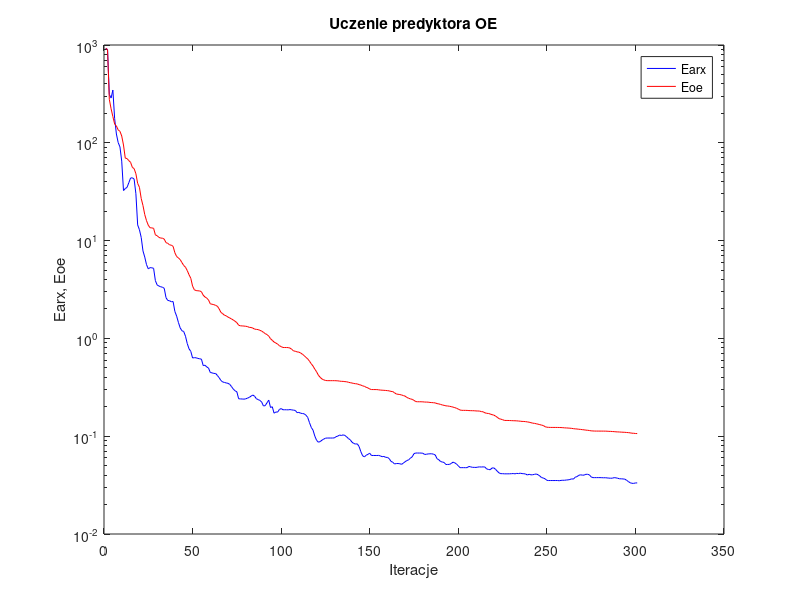
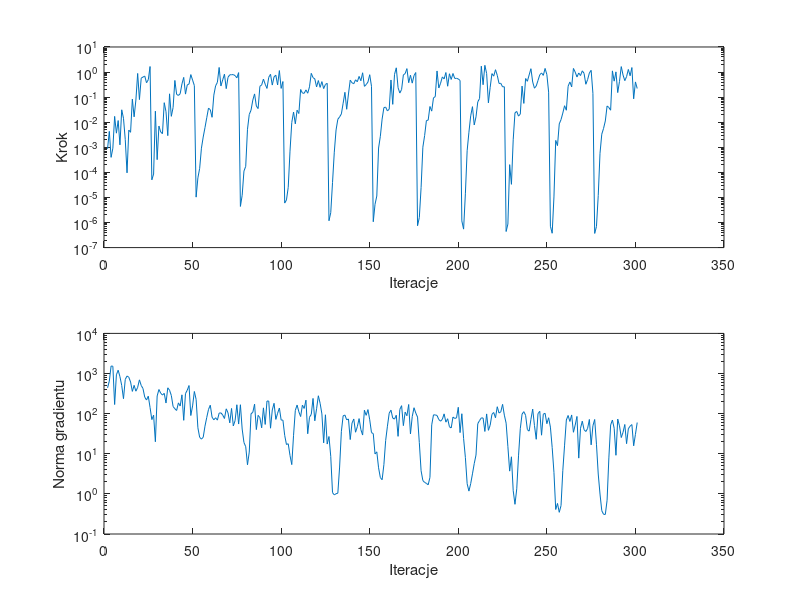

Recreate these plots in MATLAB, in order.
%uczenie predyktora oe
clear all;
n=0; farx(n+1)=9.261329e+002; foe(n+1)=9.289019e+002; wspucz(n+1)=0.000000e+000; ng(n+1)=0.000000e+000;
%odnowa zmiennej metryki
n=1; farx(n+1)=8.977272e+002; foe(n+1)=8.913893e+002; krok(n+1)=8.684522e-004; ng(n+1)=4.402454e+002;
n=2; farx(n+1)=3.122475e+002; foe(n+1)=2.777514e+002; krok(n+1)=4.312903e-003; ng(n+1)=6.464835e+002;
n=3; farx(n+1)=2.869848e+002; foe(n+1)=2.229021e+002; krok(n+1)=3.968650e-004; ng(n+1)=1.539083e+003;
n=4; farx(n+1)=3.462718e+002; foe(n+1)=1.855986e+002; krok(n+1)=9.208067e-004; ng(n+1)=1.515927e+003;
n=5; farx(n+1)=1.772577e+002; foe(n+1)=1.557564e+002; krok(n+1)=1.706649e-002; ng(n+1)=1.687580e+002;
n=6; farx(n+1)=1.229387e+002; foe(n+1)=1.484899e+002; krok(n+1)=3.657312e-003; ng(n+1)=9.317400e+002;
n=7; farx(n+1)=1.005580e+002; foe(n+1)=1.354906e+002; krok(n+1)=1.165868e-002; ng(n+1)=1.208744e+003;
n=8; farx(n+1)=9.085201e+001; foe(n+1)=1.311112e+002; krok(n+1)=1.250908e-003; ng(n+1)=8.340362e+002;
n=9; farx(n+1)=6.498323e+001; foe(n+1)=1.173709e+002; krok(n+1)=3.128605e-002; ng(n+1)=5.028879e+002;
n=10; farx(n+1)=3.249120e+001; foe(n+1)=9.496909e+001; krok(n+1)=1.432529e-002; ng(n+1)=2.358405e+002;
n=11; farx(n+1)=3.405004e+001; foe(n+1)=6.974407e+001; krok(n+1)=2.019074e-003; ng(n+1)=7.143703e+002;
n=12; farx(n+1)=3.499583e+001; foe(n+1)=6.898312e+001; krok(n+1)=9.579321e-005; ng(n+1)=8.668267e+002;
n=13; farx(n+1)=3.907289e+001; foe(n+1)=6.574701e+001; krok(n+1)=4.845858e-003; ng(n+1)=8.070005e+002;
n=14; farx(n+1)=4.362381e+001; foe(n+1)=6.315525e+001; krok(n+1)=3.965892e-003; ng(n+1)=6.140579e+002;
n=15; farx(n+1)=4.390117e+001; foe(n+1)=5.611849e+001; krok(n+1)=8.321100e-002; ng(n+1)=3.583020e+002;
n=16; farx(n+1)=4.254314e+001; foe(n+1)=5.444204e+001; krok(n+1)=1.638912e-002; ng(n+1)=5.074989e+002;
n=17; farx(n+1)=3.015503e+001; foe(n+1)=4.828489e+001; krok(n+1)=7.700420e-002; ng(n+1)=3.626619e+002;
n=18; farx(n+1)=1.446438e+001; foe(n+1)=3.839427e+001; krok(n+1)=8.800280e-001; ng(n+1)=4.526430e+002;
n=19; farx(n+1)=1.291496e+001; foe(n+1)=3.509579e+001; krok(n+1)=8.000730e-002; ng(n+1)=6.951466e+002;
n=20; farx(n+1)=1.078145e+001; foe(n+1)=2.697948e+001; krok(n+1)=5.714050e-001; ng(n+1)=5.041232e+002;
n=21; farx(n+1)=7.845690e+000; foe(n+1)=2.284564e+001; krok(n+1)=6.317991e-001; ng(n+1)=4.232841e+002;
n=22; farx(n+1)=6.786365e+000; foe(n+1)=1.845752e+001; krok(n+1)=6.914797e-001; ng(n+1)=2.577184e+002;
n=23; farx(n+1)=5.678063e+000; foe(n+1)=1.598703e+001; krok(n+1)=3.745525e-001; ng(n+1)=2.184907e+002;
n=24; farx(n+1)=5.144019e+000; foe(n+1)=1.435587e+001; krok(n+1)=4.954511e-001; ng(n+1)=2.723834e+002;
n=25; farx(n+1)=5.292690e+000; foe(n+1)=1.354604e+001; krok(n+1)=1.663205e+000; ng(n+1)=1.421526e+002;
%odnowa zmiennej metryki
n=26; farx(n+1)=5.269780e+000; foe(n+1)=1.348122e+001; krok(n+1)=5.039187e-005; ng(n+1)=7.102621e+001;
n=27; farx(n+1)=5.206377e+000; foe(n+1)=1.335501e+001; krok(n+1)=8.528034e-005; ng(n+1)=9.149605e+001;
n=28; farx(n+1)=3.894788e+000; foe(n+1)=1.144739e+001; krok(n+1)=2.753789e-002; ng(n+1)=1.993511e+001;
n=29; farx(n+1)=3.520576e+000; foe(n+1)=1.121620e+001; krok(n+1)=3.211908e-004; ng(n+1)=2.750979e+002;
n=30; farx(n+1)=3.431381e+000; foe(n+1)=1.078892e+001; krok(n+1)=7.029269e-003; ng(n+1)=3.994296e+002;
n=31; farx(n+1)=3.374246e+000; foe(n+1)=1.061052e+001; krok(n+1)=4.096666e-003; ng(n+1)=3.248824e+002;
n=32; farx(n+1)=3.335169e+000; foe(n+1)=1.059290e+001; krok(n+1)=3.485331e-003; ng(n+1)=2.900775e+002;
n=33; farx(n+1)=3.254469e+000; foe(n+1)=1.035477e+001; krok(n+1)=6.004768e-002; ng(n+1)=3.207756e+002;
n=34; farx(n+1)=2.611095e+000; foe(n+1)=9.533049e+000; krok(n+1)=2.630605e-002; ng(n+1)=1.840371e+002;
n=35; farx(n+1)=2.443235e+000; foe(n+1)=9.372983e+000; krok(n+1)=2.914669e-003; ng(n+1)=4.401744e+002;
n=36; farx(n+1)=2.428204e+000; foe(n+1)=9.058138e+000; krok(n+1)=1.355729e-001; ng(n+1)=3.834896e+002;
n=37; farx(n+1)=2.367132e+000; foe(n+1)=8.972451e+000; krok(n+1)=1.716139e-002; ng(n+1)=2.840339e+002;
n=38; farx(n+1)=2.382738e+000; foe(n+1)=8.741325e+000; krok(n+1)=3.852379e-002; ng(n+1)=1.505228e+002;
n=39; farx(n+1)=1.886281e+000; foe(n+1)=7.515892e+000; krok(n+1)=4.635137e-001; ng(n+1)=1.325272e+002;
n=40; farx(n+1)=1.690471e+000; foe(n+1)=6.873228e+000; krok(n+1)=1.281531e-001; ng(n+1)=1.198594e+002;
n=41; farx(n+1)=1.457916e+000; foe(n+1)=6.658863e+000; krok(n+1)=1.170340e-001; ng(n+1)=1.854712e+002;
n=42; farx(n+1)=1.282352e+000; foe(n+1)=6.389472e+000; krok(n+1)=1.365319e-001; ng(n+1)=1.545592e+002;
n=43; farx(n+1)=1.197090e+000; foe(n+1)=5.959705e+000; krok(n+1)=3.372291e-001; ng(n+1)=2.943674e+002;
n=44; farx(n+1)=1.176243e+000; foe(n+1)=5.568083e+000; krok(n+1)=6.128735e-001; ng(n+1)=6.815025e+001;
n=45; farx(n+1)=1.052532e+000; foe(n+1)=5.341960e+000; krok(n+1)=1.320406e-001; ng(n+1)=3.162655e+002;
n=46; farx(n+1)=8.850788e-001; foe(n+1)=4.938210e+000; krok(n+1)=3.081903e-001; ng(n+1)=3.843756e+002;
n=47; farx(n+1)=7.826822e-001; foe(n+1)=4.475450e+000; krok(n+1)=3.337224e-001; ng(n+1)=5.017460e+002;
n=48; farx(n+1)=7.370318e-001; foe(n+1)=4.117463e+000; krok(n+1)=7.926233e-001; ng(n+1)=8.975500e+001;
n=49; farx(n+1)=6.303786e-001; foe(n+1)=3.423564e+000; krok(n+1)=4.788369e-001; ng(n+1)=1.555380e+002;
n=50; farx(n+1)=6.355740e-001; foe(n+1)=3.142884e+000; krok(n+1)=2.896177e-001; ng(n+1)=3.566724e+002;
%odnowa zmiennej metryki
n=51; farx(n+1)=6.337359e-001; foe(n+1)=3.084005e+000; krok(n+1)=1.029142e-005; ng(n+1)=2.263403e+002;
n=52; farx(n+1)=6.240786e-001; foe(n+1)=3.067879e+000; krok(n+1)=6.047987e-005; ng(n+1)=4.441847e+001;
n=53; farx(n+1)=6.191142e-001; foe(n+1)=3.057481e+000; krok(n+1)=1.446622e-004; ng(n+1)=2.569573e+001;
n=54; farx(n+1)=6.132314e-001; foe(n+1)=3.001522e+000; krok(n+1)=9.232346e-004; ng(n+1)=2.315692e+001;
n=55; farx(n+1)=5.274868e-001; foe(n+1)=2.764935e+000; krok(n+1)=2.569527e-003; ng(n+1)=2.575936e+001;
n=56; farx(n+1)=5.317216e-001; foe(n+1)=2.652794e+000; krok(n+1)=6.071802e-003; ng(n+1)=4.874009e+001;
n=57; farx(n+1)=5.107153e-001; foe(n+1)=2.581785e+000; krok(n+1)=1.506159e-002; ng(n+1)=8.036978e+001;
n=58; farx(n+1)=4.979142e-001; foe(n+1)=2.471472e+000; krok(n+1)=3.650930e-002; ng(n+1)=1.274765e+002;
n=59; farx(n+1)=4.480454e-001; foe(n+1)=2.257985e+000; krok(n+1)=3.153338e-002; ng(n+1)=1.622011e+002;
n=60; farx(n+1)=4.444316e-001; foe(n+1)=2.235376e+000; krok(n+1)=1.572069e-002; ng(n+1)=8.163807e+001;
n=61; farx(n+1)=4.382208e-001; foe(n+1)=2.214407e+000; krok(n+1)=1.204104e-001; ng(n+1)=7.014617e+001;
n=62; farx(n+1)=4.381830e-001; foe(n+1)=2.176708e+000; krok(n+1)=2.828655e-001; ng(n+1)=7.900767e+001;
n=63; farx(n+1)=4.178595e-001; foe(n+1)=2.134224e+000; krok(n+1)=3.867248e-001; ng(n+1)=6.886698e+001;
n=64; farx(n+1)=3.966209e-001; foe(n+1)=2.004903e+000; krok(n+1)=1.527605e+000; ng(n+1)=1.027798e+002;
n=65; farx(n+1)=3.711734e-001; foe(n+1)=1.844474e+000; krok(n+1)=2.778419e-001; ng(n+1)=1.047904e+002;
n=66; farx(n+1)=3.587078e-001; foe(n+1)=1.790317e+000; krok(n+1)=4.863560e-001; ng(n+1)=9.245309e+001;
n=67; farx(n+1)=3.544460e-001; foe(n+1)=1.724953e+000; krok(n+1)=8.224396e-001; ng(n+1)=7.568472e+001;
n=68; farx(n+1)=3.504645e-001; foe(n+1)=1.701889e+000; krok(n+1)=2.182112e-001; ng(n+1)=1.317680e+002;
n=69; farx(n+1)=3.472509e-001; foe(n+1)=1.651199e+000; krok(n+1)=6.163806e-001; ng(n+1)=1.048914e+002;
n=70; farx(n+1)=3.387273e-001; foe(n+1)=1.617192e+000; krok(n+1)=7.763546e-001; ng(n+1)=5.887570e+001;
n=71; farx(n+1)=3.213023e-001; foe(n+1)=1.579496e+000; krok(n+1)=7.832156e-001; ng(n+1)=1.347435e+002;
n=72; farx(n+1)=3.030041e-001; foe(n+1)=1.541784e+000; krok(n+1)=7.926233e-001; ng(n+1)=4.942265e+001;
n=73; farx(n+1)=2.913880e-001; foe(n+1)=1.496271e+000; krok(n+1)=7.203499e-001; ng(n+1)=6.718910e+001;
n=74; farx(n+1)=2.843265e-001; foe(n+1)=1.449223e+000; krok(n+1)=5.900599e-001; ng(n+1)=1.664816e+002;
n=75; farx(n+1)=2.414961e-001; foe(n+1)=1.364613e+000; krok(n+1)=9.512526e-001; ng(n+1)=5.505808e+001;
%odnowa zmiennej metryki
n=76; farx(n+1)=2.405095e-001; foe(n+1)=1.344793e+000; krok(n+1)=4.378346e-006; ng(n+1)=1.666591e+002;
n=77; farx(n+1)=2.402079e-001; foe(n+1)=1.342012e+000; krok(n+1)=1.224850e-005; ng(n+1)=4.124590e+001;
n=78; farx(n+1)=2.391269e-001; foe(n+1)=1.337367e+000; krok(n+1)=1.123699e-004; ng(n+1)=1.911136e+001;
n=79; farx(n+1)=2.411332e-001; foe(n+1)=1.330560e+000; krok(n+1)=1.736749e-004; ng(n+1)=1.497912e+001;
n=80; farx(n+1)=2.449994e-001; foe(n+1)=1.321719e+000; krok(n+1)=5.242823e-003; ng(n+1)=5.307613e+000;
n=81; farx(n+1)=2.494594e-001; foe(n+1)=1.296567e+000; krok(n+1)=2.043074e-002; ng(n+1)=1.103959e+001;
n=82; farx(n+1)=2.567123e-001; foe(n+1)=1.293443e+000; krok(n+1)=3.012649e-002; ng(n+1)=9.959627e+001;
n=83; farx(n+1)=2.637842e-001; foe(n+1)=1.274893e+000; krok(n+1)=7.619641e-002; ng(n+1)=1.076223e+002;
n=84; farx(n+1)=2.563712e-001; foe(n+1)=1.245334e+000; krok(n+1)=1.344350e-001; ng(n+1)=1.723901e+002;
n=85; farx(n+1)=2.418737e-001; foe(n+1)=1.236523e+000; krok(n+1)=4.438543e-002; ng(n+1)=4.004191e+001;
n=86; farx(n+1)=2.369106e-001; foe(n+1)=1.230360e+000; krok(n+1)=3.497807e-002; ng(n+1)=9.067479e+001;
n=87; farx(n+1)=2.320919e-001; foe(n+1)=1.209784e+000; krok(n+1)=2.715719e-001; ng(n+1)=7.939033e+001;
n=88; farx(n+1)=2.236761e-001; foe(n+1)=1.188286e+000; krok(n+1)=3.061194e-001; ng(n+1)=4.426047e+001;
n=89; farx(n+1)=2.039131e-001; foe(n+1)=1.154287e+000; krok(n+1)=5.235795e-001; ng(n+1)=1.393384e+002;
n=90; farx(n+1)=2.052483e-001; foe(n+1)=1.120082e+000; krok(n+1)=3.268918e-001; ng(n+1)=5.379022e+001;
n=91; farx(n+1)=2.195690e-001; foe(n+1)=1.094079e+000; krok(n+1)=2.226006e-001; ng(n+1)=2.061617e+002;
n=92; farx(n+1)=2.337717e-001; foe(n+1)=1.055261e+000; krok(n+1)=6.183220e-001; ng(n+1)=2.055180e+002;
n=93; farx(n+1)=1.965407e-001; foe(n+1)=9.924467e-001; krok(n+1)=8.159604e-001; ng(n+1)=4.335082e+001;
n=94; farx(n+1)=2.000771e-001; foe(n+1)=9.552995e-001; krok(n+1)=3.029139e-001; ng(n+1)=1.236336e+002;
n=95; farx(n+1)=1.719546e-001; foe(n+1)=9.181658e-001; krok(n+1)=6.480438e-001; ng(n+1)=1.809951e+002;
n=96; farx(n+1)=1.768567e-001; foe(n+1)=8.966188e-001; krok(n+1)=7.487569e-001; ng(n+1)=7.182806e+001;
n=97; farx(n+1)=1.762134e-001; foe(n+1)=8.751210e-001; krok(n+1)=3.054682e-001; ng(n+1)=1.021801e+002;
n=98; farx(n+1)=1.875329e-001; foe(n+1)=8.424952e-001; krok(n+1)=1.146483e+000; ng(n+1)=1.382020e+002;
n=99; farx(n+1)=1.917353e-001; foe(n+1)=8.243296e-001; krok(n+1)=2.230542e-001; ng(n+1)=6.922854e+001;
n=100; farx(n+1)=1.864341e-001; foe(n+1)=8.076607e-001; krok(n+1)=4.188878e-001; ng(n+1)=6.881850e+001;
%odnowa zmiennej metryki
n=101; farx(n+1)=1.863630e-001; foe(n+1)=8.069762e-001; krok(n+1)=5.952427e-006; ng(n+1)=2.877204e+001;
n=102; farx(n+1)=1.863551e-001; foe(n+1)=8.066075e-001; krok(n+1)=7.964158e-006; ng(n+1)=1.700094e+001;
n=103; farx(n+1)=1.859530e-001; foe(n+1)=8.053823e-001; krok(n+1)=2.531441e-005; ng(n+1)=1.776913e+001;
n=104; farx(n+1)=1.872156e-001; foe(n+1)=7.964815e-001; krok(n+1)=7.010405e-004; ng(n+1)=9.056221e+000;
n=105; farx(n+1)=1.857677e-001; foe(n+1)=7.731908e-001; krok(n+1)=9.769926e-003; ng(n+1)=5.366635e+000;
n=106; farx(n+1)=1.847077e-001; foe(n+1)=7.454934e-001; krok(n+1)=2.549876e-002; ng(n+1)=2.888400e+001;
n=107; farx(n+1)=1.834048e-001; foe(n+1)=7.386061e-001; krok(n+1)=8.625805e-003; ng(n+1)=1.208536e+002;
n=108; farx(n+1)=1.742256e-001; foe(n+1)=7.280766e-001; krok(n+1)=3.012318e-002; ng(n+1)=1.636186e+002;
n=109; farx(n+1)=1.752879e-001; foe(n+1)=7.237152e-001; krok(n+1)=2.219272e-002; ng(n+1)=1.109986e+002;
n=110; farx(n+1)=1.717367e-001; foe(n+1)=7.093452e-001; krok(n+1)=2.022243e-001; ng(n+1)=8.458770e+001;
n=111; farx(n+1)=1.706014e-001; foe(n+1)=6.886949e-001; krok(n+1)=1.455442e-001; ng(n+1)=1.627154e+002;
n=112; farx(n+1)=1.693995e-001; foe(n+1)=6.671620e-001; krok(n+1)=1.418482e-001; ng(n+1)=1.348824e+002;
n=113; farx(n+1)=1.639582e-001; foe(n+1)=6.391942e-001; krok(n+1)=1.943277e-001; ng(n+1)=2.165217e+002;
n=114; farx(n+1)=1.556362e-001; foe(n+1)=6.175047e-001; krok(n+1)=1.434696e-001; ng(n+1)=3.153667e+001;
n=115; farx(n+1)=1.375922e-001; foe(n+1)=5.844637e-001; krok(n+1)=2.577747e-001; ng(n+1)=8.126134e+001;
n=116; farx(n+1)=1.230522e-001; foe(n+1)=5.503572e-001; krok(n+1)=8.896431e-001; ng(n+1)=9.568470e+001;
n=117; farx(n+1)=1.152825e-001; foe(n+1)=5.213925e-001; krok(n+1)=5.995370e-001; ng(n+1)=2.394481e+002;
n=118; farx(n+1)=1.003019e-001; foe(n+1)=4.846492e-001; krok(n+1)=5.343541e-001; ng(n+1)=6.628528e+001;
n=119; farx(n+1)=9.084312e-002; foe(n+1)=4.560272e-001; krok(n+1)=2.554195e-001; ng(n+1)=1.320883e+002;
n=120; farx(n+1)=8.685717e-002; foe(n+1)=4.208412e-001; krok(n+1)=4.590250e-001; ng(n+1)=2.789116e+002;
n=121; farx(n+1)=8.802099e-002; foe(n+1)=4.003885e-001; krok(n+1)=2.451503e-001; ng(n+1)=1.809201e+002;
n=122; farx(n+1)=9.097928e-002; foe(n+1)=3.851344e-001; krok(n+1)=4.158012e-001; ng(n+1)=9.856273e+001;
n=123; farx(n+1)=9.329528e-002; foe(n+1)=3.772592e-001; krok(n+1)=2.192961e-001; ng(n+1)=1.870235e+001;
n=124; farx(n+1)=9.544448e-002; foe(n+1)=3.715432e-001; krok(n+1)=3.200292e-001; ng(n+1)=9.370176e+001;
n=125; farx(n+1)=9.580396e-002; foe(n+1)=3.698528e-001; krok(n+1)=3.556863e-001; ng(n+1)=1.746053e+001;
%odnowa zmiennej metryki
n=126; farx(n+1)=9.580775e-002; foe(n+1)=3.697406e-001; krok(n+1)=1.175653e-006; ng(n+1)=2.692429e+001;
n=127; farx(n+1)=9.581622e-002; foe(n+1)=3.697102e-001; krok(n+1)=2.471149e-006; ng(n+1)=8.606567e+000;
n=128; farx(n+1)=9.580588e-002; foe(n+1)=3.697048e-001; krok(n+1)=3.906606e-005; ng(n+1)=1.074173e+000;
n=129; farx(n+1)=9.607955e-002; foe(n+1)=3.696565e-001; krok(n+1)=6.384605e-004; ng(n+1)=9.454112e-001;
n=130; farx(n+1)=9.887743e-002; foe(n+1)=3.691815e-001; krok(n+1)=4.914651e-003; ng(n+1)=1.009133e+000;
n=131; farx(n+1)=1.003009e-001; foe(n+1)=3.682037e-001; krok(n+1)=1.311143e-002; ng(n+1)=1.041155e+000;
n=132; farx(n+1)=1.027959e-001; foe(n+1)=3.657804e-001; krok(n+1)=1.626130e-002; ng(n+1)=4.667417e+000;
n=133; farx(n+1)=1.016710e-001; foe(n+1)=3.639491e-001; krok(n+1)=2.142359e-002; ng(n+1)=3.618763e+001;
n=134; farx(n+1)=1.032155e-001; foe(n+1)=3.635845e-001; krok(n+1)=5.722022e-002; ng(n+1)=8.831966e+001;
n=135; farx(n+1)=1.018063e-001; foe(n+1)=3.614038e-001; krok(n+1)=1.559016e-001; ng(n+1)=9.218056e+001;
n=136; farx(n+1)=9.836613e-002; foe(n+1)=3.601419e-001; krok(n+1)=3.281725e-002; ng(n+1)=7.003299e+001;
n=137; farx(n+1)=9.457468e-002; foe(n+1)=3.559348e-001; krok(n+1)=1.338049e-001; ng(n+1)=7.356994e+001;
n=138; farx(n+1)=9.186622e-002; foe(n+1)=3.525301e-001; krok(n+1)=4.741921e-001; ng(n+1)=2.259876e+001;
n=139; farx(n+1)=8.687129e-002; foe(n+1)=3.498119e-001; krok(n+1)=3.743784e-001; ng(n+1)=5.818076e+001;
n=140; farx(n+1)=8.426530e-002; foe(n+1)=3.461166e-001; krok(n+1)=3.427774e-001; ng(n+1)=7.353458e+001;
n=141; farx(n+1)=8.313656e-002; foe(n+1)=3.440736e-001; krok(n+1)=4.913015e-001; ng(n+1)=3.440461e+001;
n=142; farx(n+1)=8.348820e-002; foe(n+1)=3.423467e-001; krok(n+1)=4.102061e-001; ng(n+1)=4.723119e+001;
n=143; farx(n+1)=7.838349e-002; foe(n+1)=3.369611e-001; krok(n+1)=6.710813e-001; ng(n+1)=7.519090e+001;
n=144; farx(n+1)=6.941959e-002; foe(n+1)=3.332484e-001; krok(n+1)=4.498732e-001; ng(n+1)=4.003442e+001;
n=145; farx(n+1)=6.307143e-002; foe(n+1)=3.272368e-001; krok(n+1)=9.372047e-001; ng(n+1)=2.926782e+001;
n=146; farx(n+1)=6.146781e-002; foe(n+1)=3.235292e-001; krok(n+1)=2.693452e-001; ng(n+1)=1.215668e+002;
n=147; farx(n+1)=6.386955e-002; foe(n+1)=3.162224e-001; krok(n+1)=3.160606e-001; ng(n+1)=9.079213e+001;
n=148; farx(n+1)=6.522989e-002; foe(n+1)=3.116016e-001; krok(n+1)=4.004429e-001; ng(n+1)=1.261755e+002;
n=149; farx(n+1)=6.696956e-002; foe(n+1)=3.037029e-001; krok(n+1)=7.847380e-001; ng(n+1)=7.026383e+001;
n=150; farx(n+1)=6.351577e-002; foe(n+1)=3.000463e-001; krok(n+1)=2.709781e-001; ng(n+1)=3.368758e+001;
%odnowa zmiennej metryki
n=151; farx(n+1)=6.352191e-002; foe(n+1)=2.998882e-001; krok(n+1)=1.075011e-006; ng(n+1)=3.180220e+001;
n=152; farx(n+1)=6.351985e-002; foe(n+1)=2.998229e-001; krok(n+1)=5.338808e-006; ng(n+1)=9.894659e+000;
n=153; farx(n+1)=6.348603e-002; foe(n+1)=2.996389e-001; krok(n+1)=1.143043e-005; ng(n+1)=1.115764e+001;
n=154; farx(n+1)=6.363871e-002; foe(n+1)=2.981742e-001; krok(n+1)=9.349870e-004; ng(n+1)=4.466529e+000;
n=155; farx(n+1)=6.290796e-002; foe(n+1)=2.963607e-001; krok(n+1)=2.742688e-003; ng(n+1)=2.546709e+000;
n=156; farx(n+1)=6.172622e-002; foe(n+1)=2.954221e-001; krok(n+1)=1.333847e-002; ng(n+1)=2.254652e+000;
n=157; farx(n+1)=6.209406e-002; foe(n+1)=2.945617e-001; krok(n+1)=3.818352e-002; ng(n+1)=5.356752e+000;
n=158; farx(n+1)=6.077342e-002; foe(n+1)=2.936271e-001; krok(n+1)=4.000365e-002; ng(n+1)=2.142408e+001;
n=159; farx(n+1)=6.073758e-002; foe(n+1)=2.923613e-001; krok(n+1)=2.812841e-002; ng(n+1)=4.866408e+001;
n=160; farx(n+1)=5.898809e-002; foe(n+1)=2.907375e-001; krok(n+1)=3.329740e-002; ng(n+1)=1.028452e+002;
n=161; farx(n+1)=5.529528e-002; foe(n+1)=2.872137e-001; krok(n+1)=4.836593e-001; ng(n+1)=1.218806e+002;
n=162; farx(n+1)=5.416516e-002; foe(n+1)=2.858987e-001; krok(n+1)=5.160128e-002; ng(n+1)=7.741768e+001;
n=163; farx(n+1)=5.204566e-002; foe(n+1)=2.780370e-001; krok(n+1)=8.083004e-001; ng(n+1)=7.320104e+001;
n=164; farx(n+1)=5.250307e-002; foe(n+1)=2.702230e-001; krok(n+1)=1.476581e+000; ng(n+1)=9.116584e+001;
n=165; farx(n+1)=5.257901e-002; foe(n+1)=2.683621e-001; krok(n+1)=2.382113e-001; ng(n+1)=2.716535e+001;
n=166; farx(n+1)=5.227441e-002; foe(n+1)=2.667070e-001; krok(n+1)=1.454886e-001; ng(n+1)=1.274532e+002;
n=167; farx(n+1)=5.158368e-002; foe(n+1)=2.638723e-001; krok(n+1)=2.031949e-001; ng(n+1)=1.580235e+002;
n=168; farx(n+1)=5.311000e-002; foe(n+1)=2.603501e-001; krok(n+1)=7.741360e-001; ng(n+1)=5.021685e+001;
n=169; farx(n+1)=5.487240e-002; foe(n+1)=2.568520e-001; krok(n+1)=8.658973e-001; ng(n+1)=1.090760e+002;
n=170; farx(n+1)=5.639753e-002; foe(n+1)=2.488303e-001; krok(n+1)=1.371110e+000; ng(n+1)=8.869618e+001;
n=171; farx(n+1)=5.739337e-002; foe(n+1)=2.442428e-001; krok(n+1)=3.762824e-001; ng(n+1)=1.689376e+002;
n=172; farx(n+1)=5.970126e-002; foe(n+1)=2.406493e-001; krok(n+1)=7.491049e-001; ng(n+1)=3.119556e+001;
n=173; farx(n+1)=6.156748e-002; foe(n+1)=2.380050e-001; krok(n+1)=3.619299e-001; ng(n+1)=8.445915e+001;
n=174; farx(n+1)=6.640460e-002; foe(n+1)=2.324870e-001; krok(n+1)=7.238598e-001; ng(n+1)=1.403071e+002;
n=175; farx(n+1)=6.730939e-002; foe(n+1)=2.259025e-001; krok(n+1)=9.576737e-001; ng(n+1)=1.035706e+002;
%odnowa zmiennej metryki
n=176; farx(n+1)=6.728479e-002; foe(n+1)=2.250963e-001; krok(n+1)=7.446266e-007; ng(n+1)=8.208656e+001;
n=177; farx(n+1)=6.727302e-002; foe(n+1)=2.250276e-001; krok(n+1)=1.576795e-006; ng(n+1)=1.892240e+001;
n=178; farx(n+1)=6.725022e-002; foe(n+1)=2.249895e-001; krok(n+1)=2.468559e-005; ng(n+1)=3.771179e+000;
n=179; farx(n+1)=6.695836e-002; foe(n+1)=2.245908e-001; krok(n+1)=1.009503e-003; ng(n+1)=2.151682e+000;
n=180; farx(n+1)=6.508471e-002; foe(n+1)=2.235148e-001; krok(n+1)=2.947309e-003; ng(n+1)=1.929912e+000;
n=181; farx(n+1)=6.536070e-002; foe(n+1)=2.232714e-001; krok(n+1)=1.165868e-002; ng(n+1)=1.829220e+000;
n=182; farx(n+1)=6.590960e-002; foe(n+1)=2.229347e-001; krok(n+1)=1.209242e-002; ng(n+1)=1.681085e+000;
n=183; farx(n+1)=6.608593e-002; foe(n+1)=2.213685e-001; krok(n+1)=4.235232e-002; ng(n+1)=2.580275e+000;
n=184; farx(n+1)=6.610925e-002; foe(n+1)=2.207320e-001; krok(n+1)=2.768352e-002; ng(n+1)=5.255934e+001;
n=185; farx(n+1)=6.550658e-002; foe(n+1)=2.199588e-001; krok(n+1)=9.427288e-002; ng(n+1)=9.324411e+001;
n=186; farx(n+1)=6.429286e-002; foe(n+1)=2.189729e-001; krok(n+1)=1.044009e-001; ng(n+1)=9.289756e+001;
n=187; farx(n+1)=5.884856e-002; foe(n+1)=2.154514e-001; krok(n+1)=1.106940e+000; ng(n+1)=9.013330e+001;
n=188; farx(n+1)=5.748783e-002; foe(n+1)=2.139617e-001; krok(n+1)=2.317569e-001; ng(n+1)=7.113340e+001;
n=189; farx(n+1)=5.509833e-002; foe(n+1)=2.112559e-001; krok(n+1)=3.589327e-001; ng(n+1)=6.482074e+001;
n=190; farx(n+1)=5.444611e-002; foe(n+1)=2.086747e-001; krok(n+1)=6.400584e-001; ng(n+1)=7.222891e+001;
n=191; farx(n+1)=5.388462e-002; foe(n+1)=2.066659e-001; krok(n+1)=5.327583e-001; ng(n+1)=9.872434e+001;
n=192; farx(n+1)=5.135768e-002; foe(n+1)=2.043872e-001; krok(n+1)=9.576737e-001; ng(n+1)=6.132496e+001;
n=193; farx(n+1)=5.143946e-002; foe(n+1)=2.037116e-001; krok(n+1)=2.723382e-001; ng(n+1)=7.470467e+001;
n=194; farx(n+1)=5.145138e-002; foe(n+1)=2.023425e-001; krok(n+1)=8.551844e-001; ng(n+1)=4.714918e+001;
n=195; farx(n+1)=5.259194e-002; foe(n+1)=2.006489e-001; krok(n+1)=5.076613e-001; ng(n+1)=4.394359e+001;
n=196; farx(n+1)=5.431074e-002; foe(n+1)=1.984227e-001; krok(n+1)=8.771846e-001; ng(n+1)=8.223067e+001;
n=197; farx(n+1)=5.345787e-002; foe(n+1)=1.961050e-001; krok(n+1)=5.570755e-001; ng(n+1)=7.599810e+001;
n=198; farx(n+1)=5.187224e-002; foe(n+1)=1.929984e-001; krok(n+1)=5.636152e-001; ng(n+1)=7.841450e+001;
n=199; farx(n+1)=4.980332e-002; foe(n+1)=1.893480e-001; krok(n+1)=5.317968e-001; ng(n+1)=1.439410e+002;
n=200; farx(n+1)=4.768070e-002; foe(n+1)=1.851932e-001; krok(n+1)=4.635137e-001; ng(n+1)=3.365628e+001;
%odnowa zmiennej metryki
n=201; farx(n+1)=4.769414e-002; foe(n+1)=1.838662e-001; krok(n+1)=1.162471e-006; ng(n+1)=9.938909e+001;
n=202; farx(n+1)=4.769478e-002; foe(n+1)=1.838257e-001; krok(n+1)=5.449343e-007; ng(n+1)=2.395739e+001;
n=203; farx(n+1)=4.764679e-002; foe(n+1)=1.837150e-001; krok(n+1)=1.395508e-005; ng(n+1)=8.114155e+000;
n=204; farx(n+1)=4.770567e-002; foe(n+1)=1.835174e-001; krok(n+1)=7.295556e-004; ng(n+1)=1.798206e+000;
n=205; farx(n+1)=4.909636e-002; foe(n+1)=1.828164e-001; krok(n+1)=3.990929e-003; ng(n+1)=1.172498e+000;
n=206; farx(n+1)=4.857317e-002; foe(n+1)=1.824880e-001; krok(n+1)=1.789318e-002; ng(n+1)=1.799597e+000;
n=207; farx(n+1)=4.805611e-002; foe(n+1)=1.822854e-001; krok(n+1)=4.171530e-002; ng(n+1)=3.157050e+000;
n=208; farx(n+1)=4.802877e-002; foe(n+1)=1.820944e-001; krok(n+1)=7.780842e-003; ng(n+1)=5.678509e+000;
n=209; farx(n+1)=4.794274e-002; foe(n+1)=1.813105e-001; krok(n+1)=1.640492e-002; ng(n+1)=9.307794e+000;
n=210; farx(n+1)=4.830459e-002; foe(n+1)=1.810199e-001; krok(n+1)=6.488875e-002; ng(n+1)=5.636695e+001;
n=211; farx(n+1)=4.860209e-002; foe(n+1)=1.807376e-001; krok(n+1)=8.776600e-002; ng(n+1)=6.721103e+001;
n=212; farx(n+1)=4.836339e-002; foe(n+1)=1.783955e-001; krok(n+1)=1.715049e+000; ng(n+1)=7.844243e+001;
n=213; farx(n+1)=4.859571e-002; foe(n+1)=1.777464e-001; krok(n+1)=3.126376e-001; ng(n+1)=7.781208e+001;
n=214; farx(n+1)=4.840825e-002; foe(n+1)=1.735291e-001; krok(n+1)=1.856466e+000; ng(n+1)=3.597238e+001;
n=215; farx(n+1)=4.631261e-002; foe(n+1)=1.714343e-001; krok(n+1)=8.752990e-001; ng(n+1)=9.841062e+001;
n=216; farx(n+1)=4.571840e-002; foe(n+1)=1.707830e-001; krok(n+1)=5.918252e-002; ng(n+1)=3.836186e+001;
n=217; farx(n+1)=4.540124e-002; foe(n+1)=1.687402e-001; krok(n+1)=2.465387e-001; ng(n+1)=5.152201e+001;
n=218; farx(n+1)=4.724775e-002; foe(n+1)=1.660950e-001; krok(n+1)=8.679464e-001; ng(n+1)=9.615174e+001;
n=219; farx(n+1)=4.747958e-002; foe(n+1)=1.645042e-001; krok(n+1)=6.871474e-001; ng(n+1)=1.069717e+002;
n=220; farx(n+1)=4.594610e-002; foe(n+1)=1.606941e-001; krok(n+1)=1.242513e+000; ng(n+1)=7.879459e+001;
n=221; farx(n+1)=4.389164e-002; foe(n+1)=1.561349e-001; krok(n+1)=7.413928e-001; ng(n+1)=1.486371e+002;
n=222; farx(n+1)=4.217258e-002; foe(n+1)=1.511780e-001; krok(n+1)=3.510640e-001; ng(n+1)=1.036063e+002;
n=223; farx(n+1)=4.139297e-002; foe(n+1)=1.493024e-001; krok(n+1)=3.550835e-001; ng(n+1)=1.111663e+002;
n=224; farx(n+1)=4.139829e-002; foe(n+1)=1.476336e-001; krok(n+1)=2.577175e-001; ng(n+1)=1.705834e+002;
n=225; farx(n+1)=4.124204e-002; foe(n+1)=1.450702e-001; krok(n+1)=2.595550e-001; ng(n+1)=9.162465e+001;
%odnowa zmiennej metryki
n=226; farx(n+1)=4.123952e-002; foe(n+1)=1.448655e-001; krok(n+1)=4.378634e-007; ng(n+1)=5.793884e+001;
n=227; farx(n+1)=4.124292e-002; foe(n+1)=1.448377e-001; krok(n+1)=8.646752e-007; ng(n+1)=1.502414e+001;
n=228; farx(n+1)=4.126649e-002; foe(n+1)=1.446196e-001; krok(n+1)=2.033206e-004; ng(n+1)=3.690140e+000;
n=229; farx(n+1)=4.137027e-002; foe(n+1)=1.442881e-001; krok(n+1)=3.333298e-005; ng(n+1)=8.402940e+000;
n=230; farx(n+1)=4.152391e-002; foe(n+1)=1.440132e-001; krok(n+1)=1.995464e-003; ng(n+1)=1.200777e+000;
n=231; farx(n+1)=4.121476e-002; foe(n+1)=1.438238e-001; krok(n+1)=2.366103e-002; ng(n+1)=5.501216e-001;
n=232; farx(n+1)=4.166651e-002; foe(n+1)=1.435476e-001; krok(n+1)=2.691279e-002; ng(n+1)=1.337517e+000;
n=233; farx(n+1)=4.149206e-002; foe(n+1)=1.429486e-001; krok(n+1)=1.748904e-002; ng(n+1)=8.876101e+000;
n=234; farx(n+1)=4.186742e-002; foe(n+1)=1.423704e-001; krok(n+1)=2.107682e-002; ng(n+1)=4.219555e+001;
n=235; farx(n+1)=4.146402e-002; foe(n+1)=1.416632e-001; krok(n+1)=2.760258e-001; ng(n+1)=9.735582e+001;
n=236; farx(n+1)=4.135651e-002; foe(n+1)=1.415025e-001; krok(n+1)=5.625683e-002; ng(n+1)=1.121773e+002;
n=237; farx(n+1)=4.104133e-002; foe(n+1)=1.408939e-001; krok(n+1)=5.520515e-001; ng(n+1)=9.075504e+001;
n=238; farx(n+1)=4.013787e-002; foe(n+1)=1.400307e-001; krok(n+1)=4.288049e-001; ng(n+1)=4.004246e+001;
n=239; farx(n+1)=4.078935e-002; foe(n+1)=1.389794e-001; krok(n+1)=7.704536e-001; ng(n+1)=3.661566e+001;
n=240; farx(n+1)=4.024663e-002; foe(n+1)=1.375083e-001; krok(n+1)=1.361453e+000; ng(n+1)=7.190903e+001;
n=241; farx(n+1)=4.036828e-002; foe(n+1)=1.359265e-001; krok(n+1)=4.021517e-001; ng(n+1)=1.298355e+002;
n=242; farx(n+1)=4.073924e-002; foe(n+1)=1.353233e-001; krok(n+1)=2.268451e-001; ng(n+1)=5.046412e+001;
n=243; farx(n+1)=4.107955e-002; foe(n+1)=1.340463e-001; krok(n+1)=2.785378e-001; ng(n+1)=2.294523e+001;
n=244; farx(n+1)=4.039227e-002; foe(n+1)=1.327723e-001; krok(n+1)=4.635137e-001; ng(n+1)=1.002799e+002;
n=245; farx(n+1)=3.920133e-002; foe(n+1)=1.313943e-001; krok(n+1)=7.771907e-001; ng(n+1)=1.143114e+002;
n=246; farx(n+1)=3.775596e-002; foe(n+1)=1.298017e-001; krok(n+1)=9.205345e-001; ng(n+1)=2.902527e+001;
n=247; farx(n+1)=3.736009e-002; foe(n+1)=1.286297e-001; krok(n+1)=7.382907e-001; ng(n+1)=9.708795e+001;
n=248; farx(n+1)=3.664993e-002; foe(n+1)=1.250496e-001; krok(n+1)=1.397233e+000; ng(n+1)=1.019520e+002;
n=249; farx(n+1)=3.539340e-002; foe(n+1)=1.235515e-001; krok(n+1)=7.926233e-001; ng(n+1)=5.616427e+001;
n=250; farx(n+1)=3.521293e-002; foe(n+1)=1.232000e-001; krok(n+1)=1.582278e-001; ng(n+1)=7.903448e+001;
%odnowa zmiennej metryki
n=251; farx(n+1)=3.522002e-002; foe(n+1)=1.229792e-001; krok(n+1)=7.107167e-007; ng(n+1)=4.617167e+001;
n=252; farx(n+1)=3.521972e-002; foe(n+1)=1.229673e-001; krok(n+1)=3.733228e-007; ng(n+1)=1.435777e+001;
n=253; farx(n+1)=3.521051e-002; foe(n+1)=1.229479e-001; krok(n+1)=1.046074e-005; ng(n+1)=3.434937e+000;
n=254; farx(n+1)=3.523000e-002; foe(n+1)=1.229128e-001; krok(n+1)=1.881817e-003; ng(n+1)=4.087320e-001;
n=255; farx(n+1)=3.521956e-002; foe(n+1)=1.228811e-001; krok(n+1)=1.165794e-003; ng(n+1)=5.776279e-001;
n=256; farx(n+1)=3.505052e-002; foe(n+1)=1.227752e-001; krok(n+1)=8.580693e-003; ng(n+1)=3.471873e-001;
n=257; farx(n+1)=3.533369e-002; foe(n+1)=1.225891e-001; krok(n+1)=1.270603e-002; ng(n+1)=5.113092e-001;
n=258; farx(n+1)=3.544315e-002; foe(n+1)=1.222481e-001; krok(n+1)=2.308292e-002; ng(n+1)=3.781511e+000;
n=259; farx(n+1)=3.542524e-002; foe(n+1)=1.217334e-001; krok(n+1)=4.545636e-002; ng(n+1)=1.637215e+001;
n=260; farx(n+1)=3.566737e-002; foe(n+1)=1.214979e-001; krok(n+1)=3.002384e-002; ng(n+1)=6.946535e+001;
n=261; farx(n+1)=3.576500e-002; foe(n+1)=1.211784e-001; krok(n+1)=2.729349e-001; ng(n+1)=8.996122e+001;
n=262; farx(n+1)=3.608546e-002; foe(n+1)=1.207450e-001; krok(n+1)=4.027995e-001; ng(n+1)=6.387522e+001;
n=263; farx(n+1)=3.665420e-002; foe(n+1)=1.202904e-001; krok(n+1)=2.567403e-001; ng(n+1)=9.277716e+001;
n=264; farx(n+1)=3.640732e-002; foe(n+1)=1.194165e-001; krok(n+1)=1.394120e+000; ng(n+1)=3.433811e+001;
n=265; farx(n+1)=3.806577e-002; foe(n+1)=1.188492e-001; krok(n+1)=9.961132e-001; ng(n+1)=5.198032e+001;
n=266; farx(n+1)=3.861597e-002; foe(n+1)=1.184865e-001; krok(n+1)=6.367965e-001; ng(n+1)=8.518367e+001;
n=267; farx(n+1)=3.979289e-002; foe(n+1)=1.177890e-001; krok(n+1)=9.205345e-001; ng(n+1)=7.787911e+000;
n=268; farx(n+1)=4.031247e-002; foe(n+1)=1.173961e-001; krok(n+1)=7.271671e-001; ng(n+1)=4.322881e+001;
n=269; farx(n+1)=3.999182e-002; foe(n+1)=1.166921e-001; krok(n+1)=1.120145e+000; ng(n+1)=6.491818e+001;
n=270; farx(n+1)=3.998916e-002; foe(n+1)=1.162142e-001; krok(n+1)=8.892951e-001; ng(n+1)=3.977180e+001;
n=271; farx(n+1)=4.075166e-002; foe(n+1)=1.153792e-001; krok(n+1)=3.262230e-001; ng(n+1)=3.579929e+001;
n=272; farx(n+1)=4.080570e-002; foe(n+1)=1.149810e-001; krok(n+1)=5.005768e-001; ng(n+1)=4.277927e+001;
n=273; farx(n+1)=4.025008e-002; foe(n+1)=1.143254e-001; krok(n+1)=9.168184e-001; ng(n+1)=7.165041e+001;
n=274; farx(n+1)=3.837746e-002; foe(n+1)=1.134600e-001; krok(n+1)=1.172218e+000; ng(n+1)=1.667904e+001;
n=275; farx(n+1)=3.770777e-002; foe(n+1)=1.131407e-001; krok(n+1)=1.409038e-001; ng(n+1)=4.988022e+001;
%odnowa zmiennej metryki
n=276; farx(n+1)=3.770402e-002; foe(n+1)=1.128643e-001; krok(n+1)=3.672738e-007; ng(n+1)=7.149919e+001;
n=277; farx(n+1)=3.770900e-002; foe(n+1)=1.128288e-001; krok(n+1)=6.925345e-007; ng(n+1)=1.729041e+001;
n=278; farx(n+1)=3.771525e-002; foe(n+1)=1.128154e-001; krok(n+1)=1.184623e-005; ng(n+1)=3.126564e+000;
n=279; farx(n+1)=3.771207e-002; foe(n+1)=1.127794e-001; krok(n+1)=5.747417e-004; ng(n+1)=9.912533e-001;
n=280; farx(n+1)=3.766400e-002; foe(n+1)=1.127444e-001; krok(n+1)=3.334617e-003; ng(n+1)=3.818016e-001;
n=281; farx(n+1)=3.756880e-002; foe(n+1)=1.127197e-001; krok(n+1)=5.647473e-003; ng(n+1)=3.095893e-001;
n=282; farx(n+1)=3.762776e-002; foe(n+1)=1.126734e-001; krok(n+1)=1.121665e-002; ng(n+1)=3.072105e-001;
n=283; farx(n+1)=3.746026e-002; foe(n+1)=1.124978e-001; krok(n+1)=4.438543e-002; ng(n+1)=6.943459e-001;
n=284; farx(n+1)=3.727553e-002; foe(n+1)=1.120884e-001; krok(n+1)=3.863769e-002; ng(n+1)=7.883435e+000;
n=285; farx(n+1)=3.719413e-002; foe(n+1)=1.120261e-001; krok(n+1)=3.012318e-002; ng(n+1)=5.208285e+001;
n=286; farx(n+1)=3.722164e-002; foe(n+1)=1.116408e-001; krok(n+1)=1.114269e+000; ng(n+1)=6.937411e+001;
n=287; farx(n+1)=3.770334e-002; foe(n+1)=1.113861e-001; krok(n+1)=4.339732e-001; ng(n+1)=4.319313e+001;
n=288; farx(n+1)=3.751010e-002; foe(n+1)=1.108508e-001; krok(n+1)=1.017241e+000; ng(n+1)=9.165710e+000;
n=289; farx(n+1)=3.717100e-002; foe(n+1)=1.106581e-001; krok(n+1)=1.519256e-001; ng(n+1)=7.331999e+001;
n=290; farx(n+1)=3.668194e-002; foe(n+1)=1.104216e-001; krok(n+1)=4.228884e-001; ng(n+1)=4.956792e+001;
n=291; farx(n+1)=3.668424e-002; foe(n+1)=1.100449e-001; krok(n+1)=1.650428e+000; ng(n+1)=2.535085e+001;
n=292; farx(n+1)=3.654743e-002; foe(n+1)=1.098312e-001; krok(n+1)=7.638857e-001; ng(n+1)=3.415648e+001;
n=293; farx(n+1)=3.641357e-002; foe(n+1)=1.095900e-001; krok(n+1)=4.544515e-001; ng(n+1)=5.364538e+001;
n=294; farx(n+1)=3.541247e-002; foe(n+1)=1.091629e-001; krok(n+1)=6.577988e-001; ng(n+1)=1.784188e+001;
n=295; farx(n+1)=3.441164e-002; foe(n+1)=1.087949e-001; krok(n+1)=1.272290e+000; ng(n+1)=4.204751e+001;
n=296; farx(n+1)=3.342440e-002; foe(n+1)=1.082478e-001; krok(n+1)=7.113726e-001; ng(n+1)=4.880036e+001;
n=297; farx(n+1)=3.298847e-002; foe(n+1)=1.073158e-001; krok(n+1)=1.514375e+000; ng(n+1)=5.342495e+001;
n=298; farx(n+1)=3.292832e-002; foe(n+1)=1.071564e-001; krok(n+1)=8.571529e-002; ng(n+1)=1.578801e+001;
n=299; farx(n+1)=3.327561e-002; foe(n+1)=1.065561e-001; krok(n+1)=4.044487e-001; ng(n+1)=3.047194e+001;
n=300; farx(n+1)=3.329805e-002; foe(n+1)=1.064167e-001; krok(n+1)=2.211882e-001; ng(n+1)=6.007024e+001;

figure; semilogy(farx,'b'); hold on; semilogy(foe,'r'); xlabel('Iteracje'); ylabel('Earx, Eoe'); legend('Earx','Eoe'); title('Uczenie predyktora OE');
figure; subplot(2,1,1); semilogy(krok); xlabel('Iteracje'); ylabel('Krok');
subplot(2,1,2); semilogy(ng); xlabel('Iteracje'); ylabel('Norma gradientu');
Earx=farx(n+1)
Eoe=foe(n+1)
